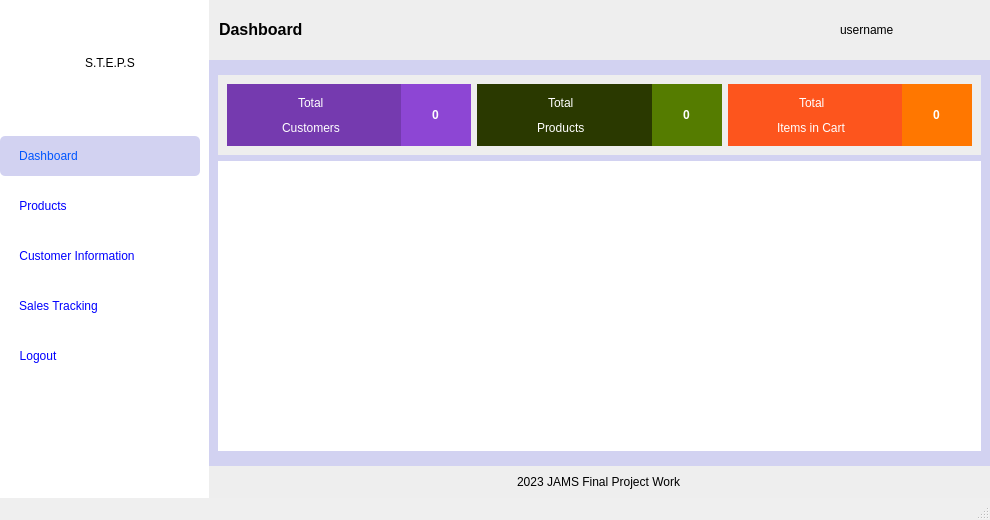
<?xml version="1.0" encoding="UTF-8"?>
<ui version="4.0">
 <class>MainWindow</class>
 <widget class="QMainWindow" name="MainWindow">
  <property name="geometry">
   <rect>
    <x>0</x>
    <y>0</y>
    <width>990</width>
    <height>520</height>
   </rect>
  </property>
  <property name="windowTitle">
   <string>Dashboard</string>
  </property>
  <property name="styleSheet">
   <string notr="true">MainWindow{
	background-color: #ffe135
}</string>
  </property>
  <widget class="QWidget" name="centralwidget">
   <property name="styleSheet">
    <string notr="true">background-color: rgb(255, 255, 255);</string>
   </property>
   <layout class="QHBoxLayout" name="horizontalLayout">
    <property name="spacing">
     <number>9</number>
    </property>
    <property name="leftMargin">
     <number>0</number>
    </property>
    <property name="topMargin">
     <number>0</number>
    </property>
    <property name="rightMargin">
     <number>0</number>
    </property>
    <property name="bottomMargin">
     <number>0</number>
    </property>
    <item alignment="Qt::AlignTop">
     <widget class="QWidget" name="widget_2" native="true">
      <property name="sizePolicy">
       <sizepolicy hsizetype="Preferred" vsizetype="Maximum">
        <horstretch>0</horstretch>
        <verstretch>0</verstretch>
       </sizepolicy>
      </property>
      <property name="minimumSize">
       <size>
        <width>200</width>
        <height>400</height>
       </size>
      </property>
      <property name="maximumSize">
       <size>
        <width>200</width>
        <height>800</height>
       </size>
      </property>
      <property name="styleSheet">
       <string notr="true">border-radius: 5px;</string>
      </property>
      <layout class="QVBoxLayout" name="verticalLayout">
       <property name="leftMargin">
        <number>0</number>
       </property>
       <property name="topMargin">
        <number>0</number>
       </property>
       <property name="rightMargin">
        <number>0</number>
       </property>
       <property name="bottomMargin">
        <number>0</number>
       </property>
       <item>
        <widget class="QWidget" name="widget" native="true">
         <property name="sizePolicy">
          <sizepolicy hsizetype="Expanding" vsizetype="Expanding">
           <horstretch>0</horstretch>
           <verstretch>0</verstretch>
          </sizepolicy>
         </property>
         <property name="maximumSize">
          <size>
           <width>16777215</width>
           <height>90</height>
          </size>
         </property>
         <property name="styleSheet">
          <string notr="true"/>
         </property>
         <layout class="QHBoxLayout" name="horizontalLayout_4">
          <item>
           <widget class="QLabel" name="label_2">
            <property name="sizePolicy">
             <sizepolicy hsizetype="Maximum" vsizetype="Maximum">
              <horstretch>0</horstretch>
              <verstretch>0</verstretch>
             </sizepolicy>
            </property>
            <property name="maximumSize">
             <size>
              <width>70</width>
              <height>70</height>
             </size>
            </property>
            <property name="text">
             <string/>
            </property>
            <property name="pixmap">
             <pixmap>../icons/point-of-sale.png</pixmap>
            </property>
            <property name="scaledContents">
             <bool>true</bool>
            </property>
           </widget>
          </item>
          <item>
           <widget class="QLabel" name="label">
            <property name="styleSheet">
             <string notr="true">font: 81 16pt &quot;Open Sans ExtraBold&quot;;</string>
            </property>
            <property name="text">
             <string>S.T.E.P.S</string>
            </property>
           </widget>
          </item>
         </layout>
        </widget>
       </item>
       <item>
        <widget class="QWidget" name="widget_3" native="true">
         <property name="maximumSize">
          <size>
           <width>16777215</width>
           <height>250</height>
          </size>
         </property>
         <layout class="QVBoxLayout" name="verticalLayout_26">
          <property name="leftMargin">
           <number>0</number>
          </property>
          <property name="topMargin">
           <number>0</number>
          </property>
          <property name="rightMargin">
           <number>0</number>
          </property>
          <property name="bottomMargin">
           <number>0</number>
          </property>
          <item>
           <widget class="QWidget" name="widget_6" native="true">
            <property name="maximumSize">
             <size>
              <width>16777215</width>
              <height>40</height>
             </size>
            </property>
            <property name="styleSheet">
             <string notr="true">background-color: rgb(210, 210, 241);</string>
            </property>
            <layout class="QVBoxLayout" name="verticalLayout_21">
             <property name="leftMargin">
              <number>19</number>
             </property>
             <property name="topMargin">
              <number>0</number>
             </property>
             <property name="rightMargin">
              <number>0</number>
             </property>
             <property name="bottomMargin">
              <number>0</number>
             </property>
             <item alignment="Qt::AlignLeft">
              <widget class="QPushButton" name="dashboard">
               <property name="sizePolicy">
                <sizepolicy hsizetype="Minimum" vsizetype="Expanding">
                 <horstretch>0</horstretch>
                 <verstretch>0</verstretch>
                </sizepolicy>
               </property>
               <property name="styleSheet">
                <string notr="true">font: 75 10pt &quot;MS Shell Dlg 2&quot;;
color: rgb(0, 85, 255);</string>
               </property>
               <property name="text">
                <string>Dashboard</string>
               </property>
               <property name="icon">
                <iconset>
                 <normaloff>../icons/dashboard-report-icon.png</normaloff>../icons/dashboard-report-icon.png</iconset>
               </property>
              </widget>
             </item>
            </layout>
           </widget>
          </item>
          <item>
           <widget class="QWidget" name="widget_20" native="true">
            <property name="maximumSize">
             <size>
              <width>16777215</width>
              <height>40</height>
             </size>
            </property>
            <layout class="QVBoxLayout" name="verticalLayout_22">
             <property name="leftMargin">
              <number>19</number>
             </property>
             <property name="topMargin">
              <number>0</number>
             </property>
             <property name="rightMargin">
              <number>0</number>
             </property>
             <property name="bottomMargin">
              <number>0</number>
             </property>
             <item alignment="Qt::AlignLeft">
              <widget class="QPushButton" name="products">
               <property name="sizePolicy">
                <sizepolicy hsizetype="Expanding" vsizetype="Expanding">
                 <horstretch>0</horstretch>
                 <verstretch>0</verstretch>
                </sizepolicy>
               </property>
               <property name="minimumSize">
                <size>
                 <width>0</width>
                 <height>0</height>
                </size>
               </property>
               <property name="styleSheet">
                <string notr="true">font: 75 10pt &quot;MS Shell Dlg 2&quot;;
color: rgb(0, 0, 255);</string>
               </property>
               <property name="text">
                <string>Products</string>
               </property>
               <property name="icon">
                <iconset>
                 <normaloff>../icons/groceries-icon.png</normaloff>../icons/groceries-icon.png</iconset>
               </property>
              </widget>
             </item>
            </layout>
           </widget>
          </item>
          <item>
           <widget class="QWidget" name="widget_22" native="true">
            <property name="maximumSize">
             <size>
              <width>16777215</width>
              <height>40</height>
             </size>
            </property>
            <layout class="QVBoxLayout" name="verticalLayout_23">
             <property name="leftMargin">
              <number>19</number>
             </property>
             <property name="topMargin">
              <number>0</number>
             </property>
             <property name="rightMargin">
              <number>0</number>
             </property>
             <property name="bottomMargin">
              <number>0</number>
             </property>
             <item alignment="Qt::AlignLeft">
              <widget class="QPushButton" name="customers">
               <property name="sizePolicy">
                <sizepolicy hsizetype="Minimum" vsizetype="Expanding">
                 <horstretch>0</horstretch>
                 <verstretch>0</verstretch>
                </sizepolicy>
               </property>
               <property name="styleSheet">
                <string notr="true">font: 75 10pt &quot;MS Shell Dlg 2&quot;;
color: rgb(0, 0, 255);</string>
               </property>
               <property name="text">
                <string>Customer Information</string>
               </property>
               <property name="icon">
                <iconset>
                 <normaloff>../icons/followers-friends-icon.png</normaloff>../icons/followers-friends-icon.png</iconset>
               </property>
              </widget>
             </item>
            </layout>
           </widget>
          </item>
          <item>
           <widget class="QWidget" name="widget_21" native="true">
            <property name="maximumSize">
             <size>
              <width>16777215</width>
              <height>40</height>
             </size>
            </property>
            <layout class="QVBoxLayout" name="verticalLayout_24">
             <property name="leftMargin">
              <number>19</number>
             </property>
             <property name="topMargin">
              <number>0</number>
             </property>
             <property name="rightMargin">
              <number>0</number>
             </property>
             <property name="bottomMargin">
              <number>0</number>
             </property>
             <item alignment="Qt::AlignLeft">
              <widget class="QPushButton" name="cart">
               <property name="sizePolicy">
                <sizepolicy hsizetype="Minimum" vsizetype="Expanding">
                 <horstretch>0</horstretch>
                 <verstretch>0</verstretch>
                </sizepolicy>
               </property>
               <property name="styleSheet">
                <string notr="true">font: 75 10pt &quot;MS Shell Dlg 2&quot;;
color: rgb(0, 0, 255);</string>
               </property>
               <property name="text">
                <string>Sales Tracking</string>
               </property>
               <property name="icon">
                <iconset>
                 <normaloff>../icons/order-placed-purchased-icon.png</normaloff>../icons/order-placed-purchased-icon.png</iconset>
               </property>
              </widget>
             </item>
            </layout>
           </widget>
          </item>
          <item>
           <widget class="QWidget" name="widget_23" native="true">
            <property name="maximumSize">
             <size>
              <width>16777215</width>
              <height>40</height>
             </size>
            </property>
            <layout class="QVBoxLayout" name="verticalLayout_25">
             <property name="leftMargin">
              <number>19</number>
             </property>
             <property name="topMargin">
              <number>0</number>
             </property>
             <property name="rightMargin">
              <number>0</number>
             </property>
             <property name="bottomMargin">
              <number>0</number>
             </property>
             <item alignment="Qt::AlignLeft">
              <widget class="QPushButton" name="logout">
               <property name="sizePolicy">
                <sizepolicy hsizetype="Minimum" vsizetype="Expanding">
                 <horstretch>0</horstretch>
                 <verstretch>0</verstretch>
                </sizepolicy>
               </property>
               <property name="styleSheet">
                <string notr="true">font: 75 10pt &quot;MS Shell Dlg 2&quot;;
color: rgb(0, 0, 255);</string>
               </property>
               <property name="text">
                <string>Logout</string>
               </property>
               <property name="icon">
                <iconset>
                 <normaloff>../icons/sign-out-icon.png</normaloff>../icons/sign-out-icon.png</iconset>
               </property>
              </widget>
             </item>
            </layout>
           </widget>
          </item>
         </layout>
        </widget>
       </item>
      </layout>
     </widget>
    </item>
    <item>
     <widget class="QWidget" name="widget_9" native="true">
      <property name="styleSheet">
       <string notr="true">background-color: rgb(210, 210, 241);</string>
      </property>
      <layout class="QVBoxLayout" name="verticalLayout_9">
       <property name="leftMargin">
        <number>0</number>
       </property>
       <property name="topMargin">
        <number>0</number>
       </property>
       <property name="rightMargin">
        <number>0</number>
       </property>
       <property name="bottomMargin">
        <number>0</number>
       </property>
       <item>
        <widget class="QWidget" name="widget_5" native="true">
         <property name="minimumSize">
          <size>
           <width>0</width>
           <height>60</height>
          </size>
         </property>
         <property name="styleSheet">
          <string notr="true">background-color: rgb(238, 238, 238);</string>
         </property>
         <layout class="QHBoxLayout" name="horizontalLayout_3">
          <property name="leftMargin">
           <number>0</number>
          </property>
          <property name="topMargin">
           <number>0</number>
          </property>
          <property name="rightMargin">
           <number>0</number>
          </property>
          <property name="bottomMargin">
           <number>0</number>
          </property>
          <item>
           <widget class="QLabel" name="label_3">
            <property name="styleSheet">
             <string notr="true">font: 81 8pt &quot;Open Sans ExtraBold&quot;;</string>
            </property>
            <property name="text">
             <string>&lt;html&gt;&lt;head/&gt;&lt;body&gt;&lt;p&gt;&lt;span style=&quot; font-size:12pt; font-weight:600;&quot;&gt;  Dashboard&lt;/span&gt;&lt;/p&gt;&lt;/body&gt;&lt;/html&gt;</string>
            </property>
            <property name="margin">
             <number>3</number>
            </property>
            <property name="indent">
             <number>10</number>
            </property>
           </widget>
          </item>
          <item>
           <widget class="QLabel" name="image">
            <property name="minimumSize">
             <size>
              <width>45</width>
              <height>45</height>
             </size>
            </property>
            <property name="maximumSize">
             <size>
              <width>50</width>
              <height>50</height>
             </size>
            </property>
            <property name="styleSheet">
             <string notr="true">border-radius: 50% !important;</string>
            </property>
            <property name="text">
             <string/>
            </property>
            <property name="pixmap">
             <pixmap>../../../../../Pictures/dall-e-2.jpg</pixmap>
            </property>
            <property name="scaledContents">
             <bool>true</bool>
            </property>
           </widget>
          </item>
          <item>
           <widget class="QLabel" name="username">
            <property name="minimumSize">
             <size>
              <width>0</width>
              <height>0</height>
             </size>
            </property>
            <property name="maximumSize">
             <size>
              <width>150</width>
              <height>16777215</height>
             </size>
            </property>
            <property name="styleSheet">
             <string notr="true">font: 12pt &quot;Lucida Sans Unicode&quot;;</string>
            </property>
            <property name="text">
             <string>username</string>
            </property>
           </widget>
          </item>
         </layout>
        </widget>
       </item>
       <item>
        <widget class="QWidget" name="widget_10" native="true">
         <property name="sizePolicy">
          <sizepolicy hsizetype="Expanding" vsizetype="Expanding">
           <horstretch>0</horstretch>
           <verstretch>0</verstretch>
          </sizepolicy>
         </property>
         <property name="minimumSize">
          <size>
           <width>475</width>
           <height>198</height>
          </size>
         </property>
         <layout class="QVBoxLayout" name="verticalLayout_6">
          <item>
           <widget class="QWidget" name="widget_25" native="true">
            <property name="sizePolicy">
             <sizepolicy hsizetype="Preferred" vsizetype="Expanding">
              <horstretch>0</horstretch>
              <verstretch>0</verstretch>
             </sizepolicy>
            </property>
            <property name="maximumSize">
             <size>
              <width>16777215</width>
              <height>80</height>
             </size>
            </property>
            <layout class="QVBoxLayout" name="verticalLayout_13">
             <property name="leftMargin">
              <number>0</number>
             </property>
             <property name="topMargin">
              <number>0</number>
             </property>
             <property name="rightMargin">
              <number>0</number>
             </property>
             <property name="bottomMargin">
              <number>0</number>
             </property>
             <item>
              <widget class="QWidget" name="widget_4" native="true">
               <property name="sizePolicy">
                <sizepolicy hsizetype="Preferred" vsizetype="Expanding">
                 <horstretch>0</horstretch>
                 <verstretch>0</verstretch>
                </sizepolicy>
               </property>
               <property name="maximumSize">
                <size>
                 <width>16777215</width>
                 <height>80</height>
                </size>
               </property>
               <property name="styleSheet">
                <string notr="true">background-color: rgb(238, 238, 238);</string>
               </property>
               <layout class="QHBoxLayout" name="horizontalLayout_2">
                <item>
                 <widget class="QFrame" name="frame_8">
                  <property name="styleSheet">
                   <string notr="true">background-color: rgb(117, 58, 175);</string>
                  </property>
                  <layout class="QHBoxLayout" name="horizontalLayout_5">
                   <property name="leftMargin">
                    <number>0</number>
                   </property>
                   <property name="topMargin">
                    <number>0</number>
                   </property>
                   <property name="rightMargin">
                    <number>0</number>
                   </property>
                   <property name="bottomMargin">
                    <number>0</number>
                   </property>
                   <item>
                    <widget class="QWidget" name="widget_14" native="true">
                     <layout class="QVBoxLayout" name="verticalLayout_3">
                      <item alignment="Qt::AlignHCenter">
                       <widget class="QLabel" name="label_4">
                        <property name="styleSheet">
                         <string notr="true">color: rgb(255, 255, 255);
font: 8pt &quot;MS Shell Dlg 2&quot;;</string>
                        </property>
                        <property name="text">
                         <string>Total</string>
                        </property>
                       </widget>
                      </item>
                      <item alignment="Qt::AlignHCenter">
                       <widget class="QLabel" name="label_10">
                        <property name="styleSheet">
                         <string notr="true">color: rgb(255, 255, 255);
font: 14pt &quot;Myanmar Text&quot;;</string>
                        </property>
                        <property name="text">
                         <string>Customers</string>
                        </property>
                       </widget>
                      </item>
                     </layout>
                    </widget>
                   </item>
                   <item>
                    <widget class="QWidget" name="widget_8" native="true">
                     <property name="maximumSize">
                      <size>
                       <width>70</width>
                       <height>16777215</height>
                      </size>
                     </property>
                     <property name="styleSheet">
                      <string notr="true">background-color: rgb(141, 70, 212);
font: 75 12pt &quot;MS Shell Dlg 2&quot;;</string>
                     </property>
                     <layout class="QVBoxLayout" name="verticalLayout_4">
                      <item alignment="Qt::AlignHCenter">
                       <widget class="QLabel" name="customers_2">
                        <property name="styleSheet">
                         <string notr="true">color: rgb(255, 255, 255);
font: 75 22pt &quot;Open Sans Extrabold&quot;;</string>
                        </property>
                        <property name="text">
                         <string>&lt;html&gt;&lt;head/&gt;&lt;body&gt;&lt;p align=&quot;center&quot;&gt;&lt;span style=&quot; font-weight:600;&quot;&gt;0&lt;/span&gt;&lt;/p&gt;&lt;/body&gt;&lt;/html&gt;</string>
                        </property>
                       </widget>
                      </item>
                     </layout>
                    </widget>
                   </item>
                  </layout>
                 </widget>
                </item>
                <item>
                 <widget class="QWidget" name="widget_11" native="true">
                  <property name="styleSheet">
                   <string notr="true">background-color: rgb(42, 57, 0);</string>
                  </property>
                  <layout class="QHBoxLayout" name="horizontalLayout_10">
                   <property name="leftMargin">
                    <number>0</number>
                   </property>
                   <property name="topMargin">
                    <number>0</number>
                   </property>
                   <property name="rightMargin">
                    <number>0</number>
                   </property>
                   <property name="bottomMargin">
                    <number>0</number>
                   </property>
                   <item>
                    <widget class="QWidget" name="widget_27" native="true">
                     <layout class="QVBoxLayout" name="verticalLayout_14">
                      <item alignment="Qt::AlignHCenter">
                       <widget class="QLabel" name="label_24">
                        <property name="styleSheet">
                         <string notr="true">color: rgb(255, 255, 255);
font: 8pt &quot;MS Shell Dlg 2&quot;;</string>
                        </property>
                        <property name="text">
                         <string>Total</string>
                        </property>
                       </widget>
                      </item>
                      <item alignment="Qt::AlignHCenter">
                       <widget class="QLabel" name="label_5">
                        <property name="styleSheet">
                         <string notr="true">color: rgb(255, 255, 255);
font: 14pt &quot;Myanmar Text&quot;;</string>
                        </property>
                        <property name="text">
                         <string>Products</string>
                        </property>
                       </widget>
                      </item>
                     </layout>
                    </widget>
                   </item>
                   <item>
                    <widget class="QWidget" name="widget_26" native="true">
                     <property name="maximumSize">
                      <size>
                       <width>70</width>
                       <height>16777215</height>
                      </size>
                     </property>
                     <property name="styleSheet">
                      <string notr="true">background-color: rgb(85, 124, 0);</string>
                     </property>
                     <layout class="QHBoxLayout" name="horizontalLayout_11">
                      <property name="leftMargin">
                       <number>0</number>
                      </property>
                      <property name="topMargin">
                       <number>0</number>
                      </property>
                      <property name="rightMargin">
                       <number>0</number>
                      </property>
                      <property name="bottomMargin">
                       <number>0</number>
                      </property>
                      <item alignment="Qt::AlignHCenter">
                       <widget class="QLabel" name="product">
                        <property name="styleSheet">
                         <string notr="true">color: rgb(255, 255, 255);
font: 75 22pt &quot;Open Sans Extrabold&quot;;</string>
                        </property>
                        <property name="text">
                         <string>&lt;html&gt;&lt;head/&gt;&lt;body&gt;&lt;p align=&quot;center&quot;&gt;&lt;span style=&quot; font-weight:600;&quot;&gt;0&lt;/span&gt;&lt;/p&gt;&lt;/body&gt;&lt;/html&gt;</string>
                        </property>
                       </widget>
                      </item>
                     </layout>
                    </widget>
                   </item>
                  </layout>
                 </widget>
                </item>
                <item>
                 <widget class="QWidget" name="widget_12" native="true">
                  <property name="styleSheet">
                   <string notr="true">background-color: rgb(253, 85, 29);</string>
                  </property>
                  <layout class="QHBoxLayout" name="horizontalLayout_12">
                   <property name="leftMargin">
                    <number>0</number>
                   </property>
                   <property name="topMargin">
                    <number>0</number>
                   </property>
                   <property name="rightMargin">
                    <number>0</number>
                   </property>
                   <property name="bottomMargin">
                    <number>0</number>
                   </property>
                   <item>
                    <widget class="QWidget" name="widget_28" native="true">
                     <layout class="QVBoxLayout" name="verticalLayout_15">
                      <item alignment="Qt::AlignHCenter">
                       <widget class="QLabel" name="label_9">
                        <property name="styleSheet">
                         <string notr="true">color: rgb(255, 255, 255);
font: 8pt &quot;MS Shell Dlg 2&quot;;</string>
                        </property>
                        <property name="text">
                         <string>Total</string>
                        </property>
                       </widget>
                      </item>
                      <item alignment="Qt::AlignHCenter">
                       <widget class="QLabel" name="label_26">
                        <property name="styleSheet">
                         <string notr="true">color: rgb(255, 255, 255);
font: 14pt &quot;Myanmar Text&quot;;</string>
                        </property>
                        <property name="text">
                         <string>Items in Cart</string>
                        </property>
                       </widget>
                      </item>
                     </layout>
                    </widget>
                   </item>
                   <item>
                    <widget class="QWidget" name="widget_29" native="true">
                     <property name="maximumSize">
                      <size>
                       <width>70</width>
                       <height>16777215</height>
                      </size>
                     </property>
                     <property name="styleSheet">
                      <string notr="true">background-color: rgb(255, 119, 0);</string>
                     </property>
                     <layout class="QHBoxLayout" name="horizontalLayout_13">
                      <property name="leftMargin">
                       <number>0</number>
                      </property>
                      <property name="topMargin">
                       <number>0</number>
                      </property>
                      <property name="rightMargin">
                       <number>0</number>
                      </property>
                      <property name="bottomMargin">
                       <number>0</number>
                      </property>
                      <item alignment="Qt::AlignHCenter">
                       <widget class="QLabel" name="cart_2">
                        <property name="styleSheet">
                         <string notr="true">color: rgb(255, 255, 255);
font: 75 22pt &quot;Open Sans Extrabold&quot;;</string>
                        </property>
                        <property name="text">
                         <string>&lt;html&gt;&lt;head/&gt;&lt;body&gt;&lt;p align=&quot;center&quot;&gt;&lt;span style=&quot; font-weight:600;&quot;&gt;0&lt;/span&gt;&lt;/p&gt;&lt;/body&gt;&lt;/html&gt;</string>
                        </property>
                       </widget>
                      </item>
                     </layout>
                    </widget>
                   </item>
                  </layout>
                 </widget>
                </item>
               </layout>
              </widget>
             </item>
            </layout>
           </widget>
          </item>
          <item>
           <widget class="PlotWidget" name="graphWidget" native="true">
            <property name="sizePolicy">
             <sizepolicy hsizetype="Preferred" vsizetype="Expanding">
              <horstretch>0</horstretch>
              <verstretch>0</verstretch>
             </sizepolicy>
            </property>
            <property name="styleSheet">
             <string notr="true">background-color: rgb(255, 255, 255);</string>
            </property>
            <layout class="QVBoxLayout" name="verticalLayout_5"/>
           </widget>
          </item>
         </layout>
        </widget>
       </item>
       <item>
        <widget class="QWidget" name="widget_13" native="true">
         <property name="styleSheet">
          <string notr="true">background-color: rgb(238, 238, 238);</string>
         </property>
         <layout class="QVBoxLayout" name="verticalLayout_2">
          <item alignment="Qt::AlignHCenter">
           <widget class="QLabel" name="label_8">
            <property name="text">
             <string>2023 JAMS Final Project Work</string>
            </property>
           </widget>
          </item>
         </layout>
        </widget>
       </item>
      </layout>
     </widget>
    </item>
   </layout>
  </widget>
  <widget class="QStatusBar" name="statusbar"/>
  <widget class="QMenuBar" name="menubar">
   <property name="geometry">
    <rect>
     <x>0</x>
     <y>0</y>
     <width>990</width>
     <height>21</height>
    </rect>
   </property>
  </widget>
 </widget>
 <customwidgets>
  <customwidget>
   <class>PlotWidget</class>
   <extends>QWidget</extends>
   <header>pyqtgraph</header>
   <container>1</container>
  </customwidget>
 </customwidgets>
 <resources>
  <include location="../resources.qrc"/>
 </resources>
 <connections/>
</ui>
